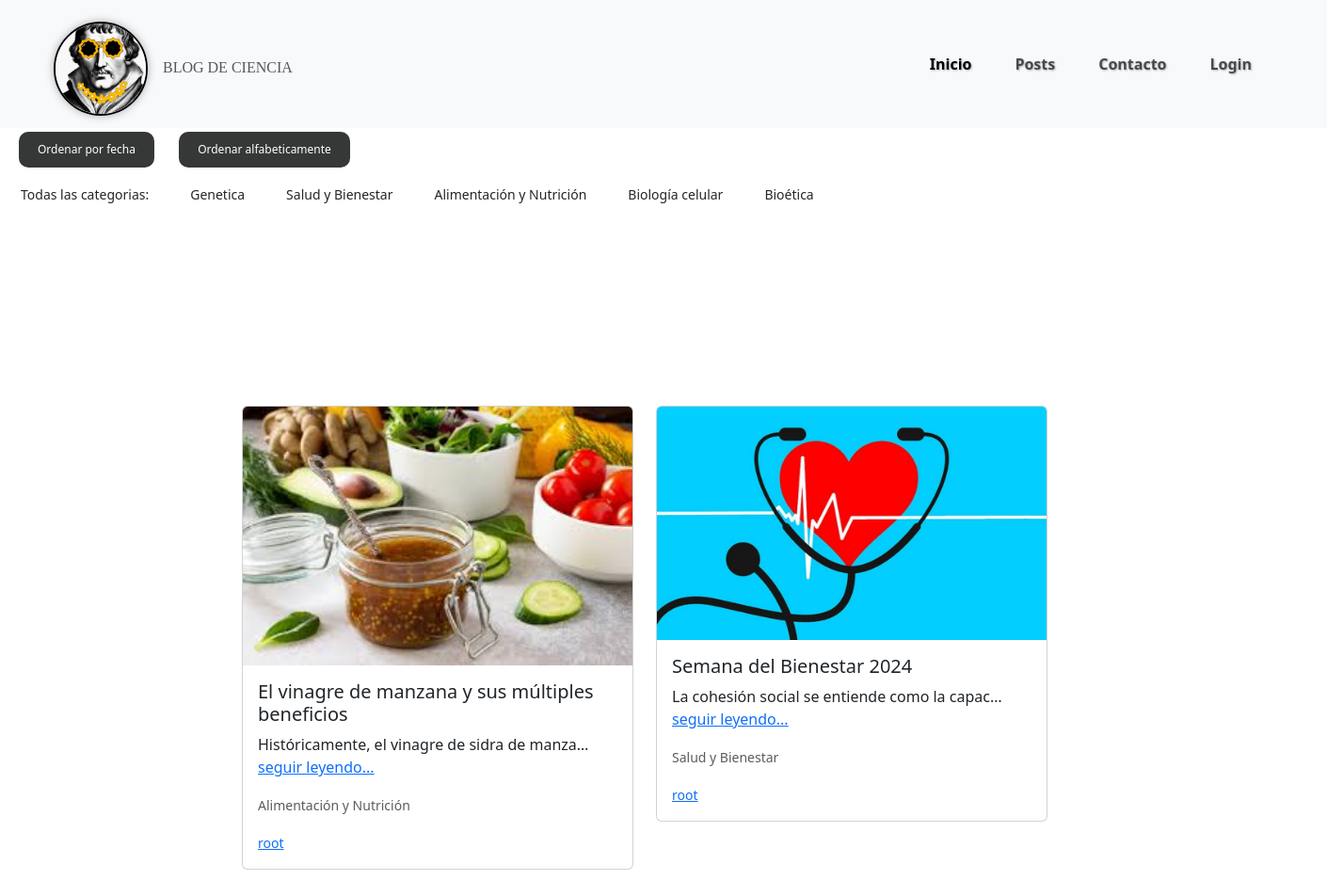
Screenshot of /posts/?autor=root with the database file from the repository.
### apps/posts/models.py (models this page shows, shortened)
class Categoria (models.Model):
    nombre = models.CharField (max_length=30, null= False)
    def __str__(self):
        return self.nombre

class Post(models.Model):
    titulo = models.CharField(max_length=50, null=False)
    subtitulo = models.CharField(max_length=100, null=True, blank=True)
    fecha = models.DateTimeField(auto_now_add=True)
    texto = models.TextField(null=False)
    activo = models.BooleanField(default=True)
    categoria = models.ForeignKey(Categoria, on_delete=models.SET_NULL, null=True, default='Sin categoría')
    imagen = models.ImageField(null=True, blank=True, upload_to='media', default='static/post_default.png')
    publicado = models.DateTimeField(default=timezone.now)
    autor = models.ForeignKey (settings.AUTH_USER_MODEL, on_delete=models.CASCADE, null= True)
    class Meta:
        ordering = ('-publicado',)

### apps/usuario/models.py (models this page shows, shortened)
class Usuario (AbstractUser):
    imagen = models.ImageField(null= True, blank= True, upload_to='usuarios', default= 'usuario/user_default.png')

### apps/posts/views.py (the view)
# urls.py: path('posts/', PostListView.as_view(), name='posts'),
class PostListView (ListView):
    model = Post
    template_name = 'posts/posts.html'
    context_object_name = 'posts'
    def get_queryset(self):
        queryset = super().get_queryset()
        ordenar_por = self.request.GET.get("ordenar")
        print(ordenar_por)
        if ordenar_por == "fecha":
            queryset = queryset.order_by("-fecha")
        elif ordenar_por == "alfabetico":
            queryset = queryset.order_by("-titulo")
        autor = self.request.GET.get("autor")
        if autor:
            queryset = queryset.filter(autor__username=autor)
        categoria = self.request.GET.get("categoria")
        if categoria:
            queryset = queryset.filter(categoria__nombre=categoria)
        return queryset
    def get_context_data(self, **kwargs):
        context = super().get_context_data(**kwargs)
        context["categorias"] = Categoria.objects.all()
        return context

### apps/posts/templatetags/colaborador_tags.py (called while the page is built)
@register.filter(name='has_group')
def has_group (user, group_name):
    return user.groups.filter(name=group_name).exists()

### templates/posts/posts.html (shortened to what this page needs)
{% extends 'base.html' %}
{% load static %}
{% load colaborador_tags %}
{% block contenido %}
<div> <a href="?ordenar=fecha"><button class="botton_fecha">Ordenar por fecha</button></a>
    <a href="?ordenar=alfabetico"><button class="botton_fecha">Ordenar alfabeticamente</button></a>
</div>
<div class="contenedor-categorias">
    <a href="{% url 'apps.posts:posts' %}">Todas las categorias:</a>
    {% for categoria in categorias %}
    <a href="?categoria={{categoria.nombre}}"> {{categoria.nombre}}</a>
    {% endfor %}
</div>
<div class= 'container-fluid' style="margin: 200px;">
    {% for i in posts %}
    <div class="container">
        <div class="row">
            {% for i in posts %}
            <div class="col-md-4">
                <div class="card mb-4">
                    <img src="{{ i.imagen.url }}" class="card-img-top" alt="Imagen de noticia">
                    <div class="card-body">
                        <h5 class="card-title">{{ i.titulo }}</h5>
                        <p class="card-text">{{ i.texto | truncatechars:45}} <a href="{% url 'apps.posts:post_individual' i.id %}">seguir leyendo...</a></p>
                        <p class="card-text"><small class="text-muted">{{ i.categoria }}</small></p>
                        <a href="?autor={{i.autor}}"><small>{{i.autor}}</small></a>
                    </div>
                </div>
            </div>
            {% endfor %}
        </div>
    </div>
        {% empty %}
        <h1>No hay registro</h1> -->
    {% endfor %}
{% endblock %}

### static/css/style.css (style rules this page uses)
.botton_fecha { background-color: #353836; border: none; border-radius: 10px; color: white; padding: 10px 20px; text-align: center; text-decoration: none; display: inline-block; font-size: 12px; margin: 4px 2px; cursor: pointer; margin-left: 20px; }
.contenedor-categorias { display: flex; align-items: center; }
.contenedor-categorias h5, .contenedor-categorias a { display: inline-block; margin-right: 15px; }
.contenedor-categorias a { margin-top: -20px; text-decoration: none; border-radius: 10px; color: rgb(39, 37, 37); padding: 10px 20px; text-align: center; display: inline-block; font-size: 14px; margin: 4px 2px; cursor: pointer; }
.container-fluid .container { text-align: left; }

### rows the page displays
Categoria: nombre "Genetica"
Categoria: nombre "Salud y Bienestar"
Categoria: nombre "Alimentación y Nutrición"
Categoria: nombre "Biología celular"
Categoria: nombre "Bioética"
Post: imagen (picture), titulo "El vinagre de manzana y sus múltiples beneficios", texto "Históricamente, el vinagre de sidra de manza…", categoria "Alimentación y Nutrición", autor "root"
Post: imagen (picture), titulo "Semana del Bienestar 2024", texto "La cohesión social se entiende como la capac…", categoria "Salud y Bienestar", autor "root"
